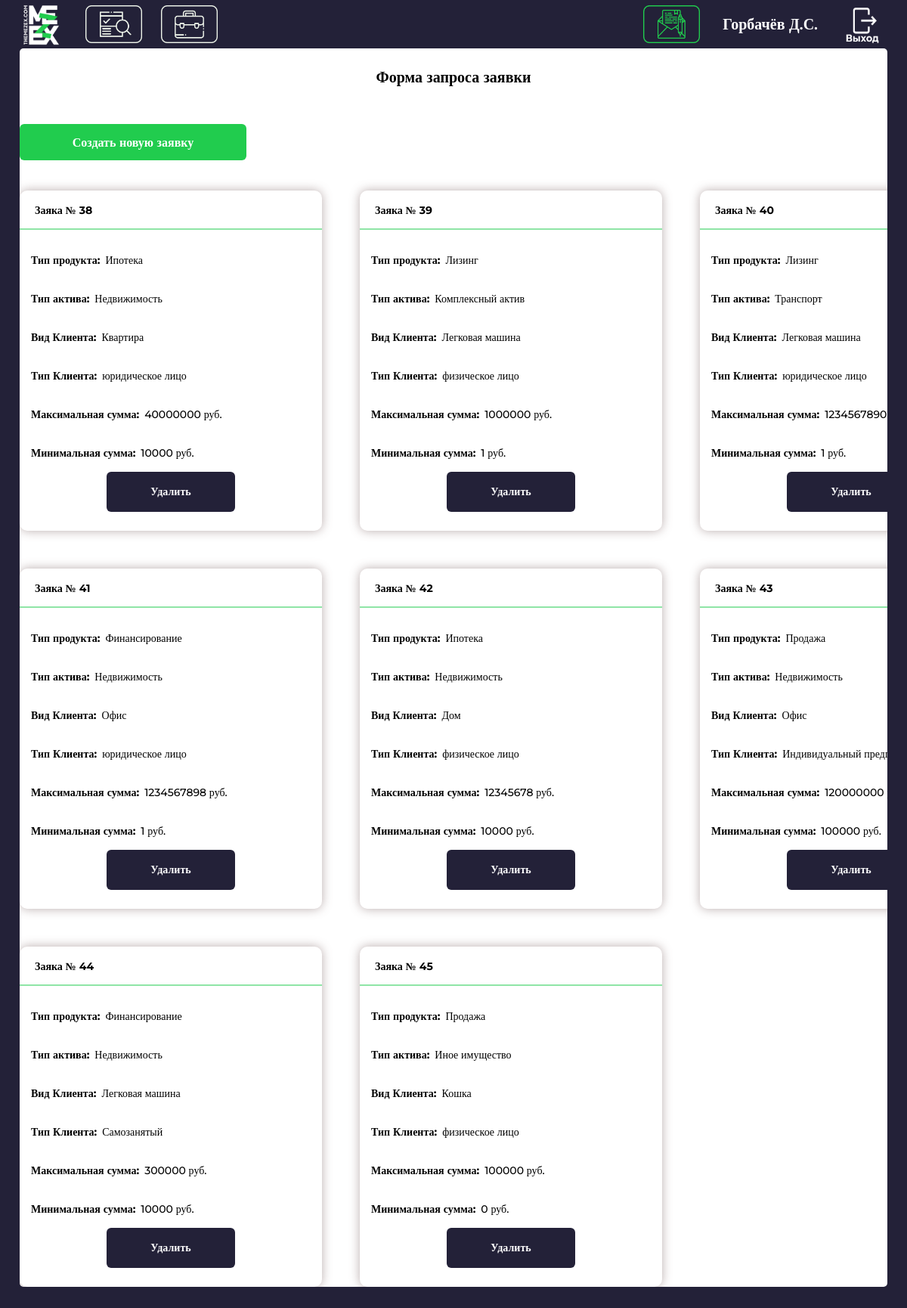
Screenshot of /create/ (signed in) with the database file from the repository.
### invest/models.py (models this page shows, shortened)
class Investor(models.Model):
    id_Account = models.ForeignKey(Account, on_delete = models.CASCADE)
    id_ViewClient = models.ForeignKey(ViewClient, on_delete= models.PROTECT)
    name = models.TextField()

class RequestInvestor(models.Model):
    id_FinProduct = models.ForeignKey(FinProduct, on_delete = models.PROTECT)
    id_Investor = models.ForeignKey(Investor, on_delete = models.CASCADE)
    id_Status = models.ForeignKey(Status, on_delete = models.PROTECT)
    id_TypeActiv = models.ForeignKey(TypeActiv, on_delete = models.PROTECT)
    id_ViewActiv = models.ForeignKey(ViewActiv, on_delete = models.PROTECT)
    id_ViewClient = models.ForeignKey(ViewClient, on_delete = models.PROTECT)
    max_sum = models.BigIntegerField()
    max_term = models.BigIntegerField()
    min_sum = models.BigIntegerField()
    min_term = models.BigIntegerField()

class FinProduct(models.Model):
    NameOfFinProduct = models.TextField()

class TypeActiv(models.Model):
    NameOfTypeActiv = models.TextField()

class ViewActiv(models.Model):
    NameOfViewActiv = models.TextField()

class ViewClient(models.Model):
    NameOfViewClient = models.TextField()

### invest/views.py (the view)
# urls.py: path('create/', views.create, name='create'),
@login_required
def create(request):
    clients = Account.objects.filter(username = request.user.username)
    client = clients[0]
    investors = Investor.objects.filter(id_Account = client.id)
    investor = investors[0]
    RI = RequestInvestor.objects.filter(id_Investor = investor.id)
    infos = []
    for ReqInv in RI:
        infos.append(CreateOutput(id = ReqInv.id, FinProduct = ReqInv.id_FinProduct.NameOfFinProduct, TypeActiv= ReqInv.id_TypeActiv.NameOfTypeActiv, ViewActiv= ReqInv.id_ViewActiv.NameOfViewActiv, ViewClient=ReqInv.id_ViewClient.NameOfViewClient, max_sum = ReqInv.max_sum, min_sum=ReqInv.min_sum, max_term=ReqInv.max_term, min_term=ReqInv.min_term))
    return render(request, 'invest/create.html', {'infos' : infos, 'NameOfInvestor' : investor.name})

### invest/templates/invest/create.html (shortened to what this page needs)
{% load static %}
<!DOCTYPE html>
<html lang="ru">
<head>
	<link rel="stylesheet" href={% static 'invest/css/offers_create.css' %}>
</head>
<body>
    <div class="container-overlay">
        <div class="container-all">
            <div class="container-header">
                <div class="container-header-content">
                    <div class="container-header-content-logo">
                        <img src={% static 'invest/img/mezex_logo_white.png' %} class="pic-logo">
                    </div>
                    <div class="container-header-content-applications">
                        <a href ="{% url 'home' %}">
                            <img src={% static 'invest/img/applic_pas.png' %} class="pic-bag">
                        </a>
                    </div>
                    <div class="container-header-content-applications container-header-content-offers">
                        <a href ="{% url 'offers' %}">
                            <img src={% static 'invest/img/offers_pas.png' %} class="pic-bag pic-bag2">
                        </a>
                    </div>
                    <div class="container-header-content-fio">
                        <div class="container-header-content-create">
                            <a href ="{% url 'create' %}">
                                <img src={% static 'invest/img/create_act.png' %} class="pic-create">
                            </a>
                        </div>
                        <div class="container-header-content-fio-fio">{{ NameOfInvestor }}</div>
                        {% if user.is_authenticated %}
                            <div class ="container-header-content-fio-out">
                                <a href ="{% url 'logout' %}"><button type="button" class="button-out">
                                <img src= {% static 'invest/img/button_outs.png' %} class="header-button-out-icon">
                                </button>
                                </a>
                            </div>
                        {% endif %}
                    </div>
                </div>
            </div>
            <div class="window_applications">
            <div class="layout_container-content">
                <div class="section-container-applications">
                    <div class="text-applications">Форма запроса заявки</div>
                        <div class="container_all_create">
                            <div class="container_button_create">
                                    <button onclick="create_new_applic()" class="button_create">Создать новую заявку</button>
                            </div>
                            <div class="flex-container-create">
                                {% for info in infos %}
                                <div class="flex-item-create" name = 'id_inv' id="{{ info.id }}">
                                    <div class="container_up_create">
                                        <div class="text-fio-create">Заяка № {{ info.id }}</div>
                                    </div>
                                    <div class="green-line"></div>
                                    <div class="block_text">
                                        <div class="text_main_create">Тип продукта: <div class="text_all_create">{{info.FinProduct}}</div></div>
                                        <div class="text_main_create">Тип актива: <div class="text_all_create">{{info.TypeActiv}}</div></div>
                                        <div class="text_main_create">Вид Клиента: <div class="text_all_create">{{info.ViewActiv}}</div></div>
                                        <div class="text_main_create">Тип Клиента: <div class="text_all_create">{{info.ViewClient}}</div></div>
                                        <div class="text_main_create">Максимальная сумма: <div class="text_all_create">{{info.max_sum}} руб.</div></div>
                                        <div class="text_main_create">Минимальная сумма: <div class="text_all_create">{{info.min_sum}} руб.</div></div>
                                    </div>
                                    <div class="block_but_delete">
                                        <a href ="{% url 'CreateDelete' info.id %}">
                                        <button id='{{ info.id }}' onclick="delete_create(event)" class ="button_delete_little">Удалить</button>
                                        </a>
                                    </div>
                                </div>
                                {% endfor %}
                            </div>
                        </div>
                </div>
            </div>
            </div>
        </div>
    </div>
</body>

### rows the page displays
Investor: name "Горбачёв Д.С."
RequestInvestor: id "38", FinProduct "Ипотека", TypeActiv "Недвижимость", ViewActiv "Квартира", ViewClient "юридическое лицо", max_sum "40000000", min_sum "10000"
RequestInvestor: id "39", FinProduct "Лизинг", TypeActiv "Комплексный актив", ViewActiv "Легковая машина", ViewClient "физическое лицо", max_sum "1000000", min_sum "1"
RequestInvestor: id "40", FinProduct "Лизинг", TypeActiv "Транспорт", ViewActiv "Легковая машина", ViewClient "юридическое лицо", max_sum "1234567890…", min_sum "1"
RequestInvestor: id "41", FinProduct "Финансирование", TypeActiv "Недвижимость", ViewActiv "Офис", ViewClient "юридическое лицо", max_sum "1234567898", min_sum "1"
RequestInvestor: id "42", FinProduct "Ипотека", TypeActiv "Недвижимость", ViewActiv "Дом", ViewClient "физическое лицо", max_sum "12345678", min_sum "10000"
RequestInvestor: id "43", FinProduct "Продажа", TypeActiv "Недвижимость", ViewActiv "Офис", ViewClient "Индивидуальный…", max_sum "120000000", min_sum "100000"
RequestInvestor: id "44", FinProduct "Финансирование", TypeActiv "Недвижимость", ViewActiv "Легковая машина", ViewClient "Самозанятый", max_sum "300000", min_sum "10000"
RequestInvestor: id "45", FinProduct "Продажа", TypeActiv "Иное имущество", ViewActiv "Кошка", ViewClient "физическое лицо", max_sum "100000", min_sum "0"
